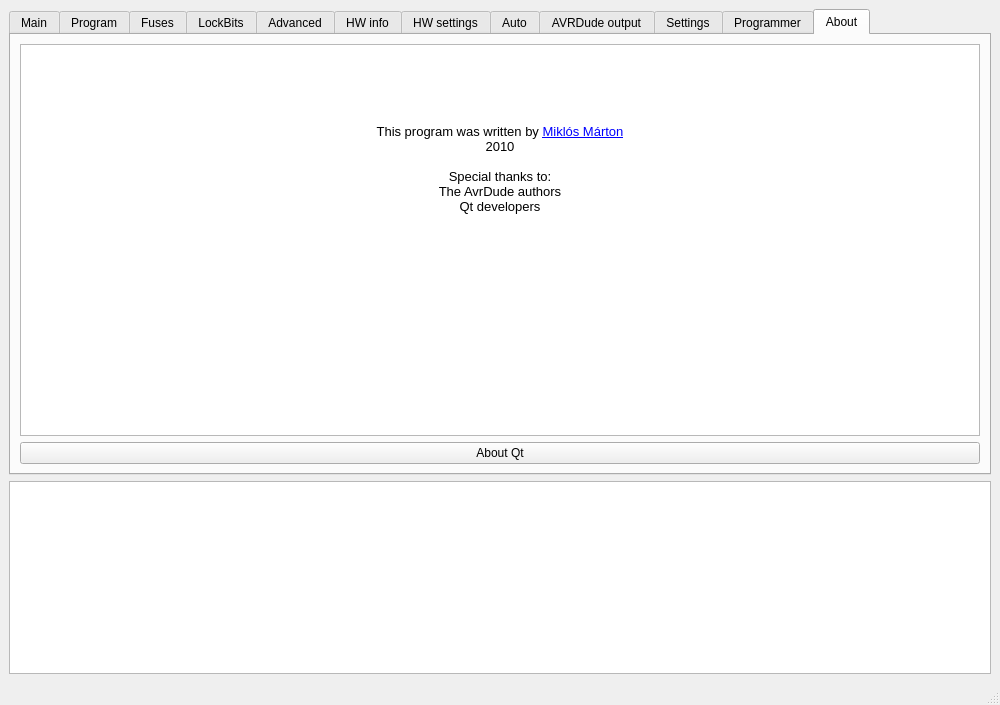
<?xml version="1.0" encoding="UTF-8"?>
<ui version="4.0">
 <class>MainWindow</class>
 <widget class="QMainWindow" name="MainWindow">
  <property name="geometry">
   <rect>
    <x>0</x>
    <y>0</y>
    <width>1000</width>
    <height>705</height>
   </rect>
  </property>
  <property name="windowTitle">
   <string>Avrdude Frontend</string>
  </property>
  <widget class="QWidget" name="centralwidget">
   <layout class="QVBoxLayout" name="verticalLayout">
    <item>
     <widget class="QTabWidget" name="tabWidgetMain">
      <property name="tabPosition">
       <enum>QTabWidget::North</enum>
      </property>
      <property name="tabShape">
       <enum>QTabWidget::Rounded</enum>
      </property>
      <property name="currentIndex">
       <number>11</number>
      </property>
      <widget class="QWidget" name="tabMain">
       <attribute name="title">
        <string>Main</string>
       </attribute>
       <layout class="QVBoxLayout" name="verticalLayout_6">
        <item>
         <widget class="QGroupBox" name="groupBox">
          <property name="title">
           <string>Device and Signature Bytes</string>
          </property>
          <layout class="QGridLayout" name="gridLayout">
           <item row="0" column="0">
            <widget class="QComboBox" name="comboBoxDevice"/>
           </item>
           <item row="0" column="1">
            <widget class="QPushButton" name="pushButton">
             <property name="text">
              <string>Erase device</string>
             </property>
             <property name="icon">
              <iconset resource="icons/icons.qrc">
               <normaloff>:/edit-delete.svg</normaloff>:/edit-delete.svg</iconset>
             </property>
            </widget>
           </item>
           <item row="1" column="0">
            <widget class="QLineEdit" name="lineEditDevSignature">
             <property name="enabled">
              <bool>false</bool>
             </property>
            </widget>
           </item>
           <item row="2" column="0">
            <widget class="QLabel" name="labelSignatureMatch">
             <property name="text">
              <string/>
             </property>
            </widget>
           </item>
           <item row="1" column="1">
            <widget class="QPushButton" name="pushButtonReadSignature">
             <property name="text">
              <string>Read Signature</string>
             </property>
            </widget>
           </item>
          </layout>
         </widget>
        </item>
        <item>
         <widget class="QGroupBox" name="groupBox_2">
          <property name="title">
           <string>Programming Mode and Target Settings</string>
          </property>
          <layout class="QGridLayout" name="gridLayout_2">
           <item row="0" column="0">
            <widget class="QComboBox" name="comboBoxIspMode"/>
           </item>
           <item row="0" column="1">
            <widget class="QPushButton" name="pushButton_3">
             <property name="text">
              <string>Settings</string>
             </property>
             <property name="icon">
              <iconset resource="icons/icons.qrc">
               <normaloff>:/gconf-editor.svg</normaloff>:/gconf-editor.svg</iconset>
             </property>
            </widget>
           </item>
           <item row="1" column="1">
            <widget class="QLabel" name="label_3">
             <property name="text">
              <string>ISP Frequency</string>
             </property>
            </widget>
           </item>
          </layout>
         </widget>
        </item>
        <item>
         <spacer name="verticalSpacer">
          <property name="orientation">
           <enum>Qt::Vertical</enum>
          </property>
          <property name="sizeHint" stdset="0">
           <size>
            <width>20</width>
            <height>40</height>
           </size>
          </property>
         </spacer>
        </item>
       </layout>
      </widget>
      <widget class="QWidget" name="tabProgram">
       <attribute name="icon">
        <iconset resource="icons/icons.qrc">
         <normaloff>:/avr.svg</normaloff>:/avr.svg</iconset>
       </attribute>
       <attribute name="title">
        <string>Program</string>
       </attribute>
       <layout class="QVBoxLayout" name="verticalLayout_2">
        <item>
         <widget class="QGroupBox" name="groupBoxDevice">
          <property name="title">
           <string>Device</string>
          </property>
          <layout class="QVBoxLayout" name="verticalLayout_3">
           <item>
            <layout class="QHBoxLayout" name="horizontalLayout">
             <item>
              <widget class="QPushButton" name="pushButtonErase">
               <property name="text">
                <string>Erase</string>
               </property>
               <property name="icon">
                <iconset resource="icons/icons.qrc">
                 <normaloff>:/edit-delete.svg</normaloff>:/edit-delete.svg</iconset>
               </property>
              </widget>
             </item>
             <item>
              <widget class="QComboBox" name="comboBoxEraseWhat"/>
             </item>
            </layout>
           </item>
           <item>
            <layout class="QHBoxLayout" name="horizontalLayout_2">
             <item>
              <widget class="QCheckBox" name="checkBoxEraseBeforeProg">
               <property name="text">
                <string>Erase device before flash programming</string>
               </property>
               <property name="checked">
                <bool>true</bool>
               </property>
              </widget>
             </item>
             <item>
              <widget class="QCheckBox" name="checkBoxVerifyAfterProg">
               <property name="text">
                <string>Verify after device programming</string>
               </property>
               <property name="checked">
                <bool>true</bool>
               </property>
              </widget>
             </item>
            </layout>
           </item>
          </layout>
         </widget>
        </item>
        <item>
         <widget class="QGroupBox" name="groupBoxFlash">
          <property name="title">
           <string>Flash</string>
          </property>
          <layout class="QVBoxLayout" name="verticalLayout_4">
           <item>
            <layout class="QHBoxLayout" name="horizontalLayoutInputHex">
             <property name="bottomMargin">
              <number>0</number>
             </property>
             <item>
              <widget class="QLabel" name="labelHexForFlash">
               <property name="text">
                <string>Input Hex file:</string>
               </property>
              </widget>
             </item>
             <item>
              <widget class="HexLineEdit" name="lineEditFlashHex"/>
             </item>
            </layout>
           </item>
           <item>
            <layout class="QHBoxLayout" name="horizontalLayoutProgButtons">
             <property name="bottomMargin">
              <number>0</number>
             </property>
             <item>
              <widget class="QPushButton" name="pushButtonProgramFlash">
               <property name="text">
                <string>Program</string>
               </property>
               <property name="icon">
                <iconset resource="icons/icons.qrc">
                 <normaloff>:/write_avr.svg</normaloff>:/write_avr.svg</iconset>
               </property>
              </widget>
             </item>
             <item>
              <widget class="QPushButton" name="pushButtonVerifyFlash">
               <property name="text">
                <string>Verify</string>
               </property>
              </widget>
             </item>
             <item>
              <widget class="QPushButton" name="pushButtonReadReadFlash">
               <property name="text">
                <string>Read</string>
               </property>
               <property name="icon">
                <iconset resource="icons/icons.qrc">
                 <normaloff>:/read_avr.svg</normaloff>:/read_avr.svg</iconset>
               </property>
              </widget>
             </item>
            </layout>
           </item>
          </layout>
         </widget>
        </item>
        <item>
         <widget class="QGroupBox" name="groupBoxEEPROM">
          <property name="title">
           <string>EEPROM</string>
          </property>
          <layout class="QVBoxLayout" name="verticalLayout_5">
           <item>
            <layout class="QHBoxLayout" name="horizontalLayout_3">
             <property name="bottomMargin">
              <number>0</number>
             </property>
             <item>
              <widget class="QLabel" name="label">
               <property name="text">
                <string>Input Hex file:</string>
               </property>
              </widget>
             </item>
             <item>
              <widget class="HexLineEdit" name="lineEditEEPROMHex"/>
             </item>
            </layout>
           </item>
           <item>
            <layout class="QHBoxLayout" name="horizontalLayoutProgButtons_2">
             <property name="bottomMargin">
              <number>0</number>
             </property>
             <item>
              <widget class="QPushButton" name="pushButtonProgramEEPROM">
               <property name="text">
                <string>Program</string>
               </property>
               <property name="icon">
                <iconset resource="icons/icons.qrc">
                 <normaloff>:/write_avr.svg</normaloff>:/write_avr.svg</iconset>
               </property>
              </widget>
             </item>
             <item>
              <widget class="QPushButton" name="pushButtonVerifyEEPROM">
               <property name="text">
                <string>Verify</string>
               </property>
              </widget>
             </item>
             <item>
              <widget class="QPushButton" name="pushButtonReadReadEEPROM">
               <property name="text">
                <string>Read</string>
               </property>
               <property name="icon">
                <iconset resource="icons/icons.qrc">
                 <normaloff>:/read_avr.svg</normaloff>:/read_avr.svg</iconset>
               </property>
              </widget>
             </item>
            </layout>
           </item>
          </layout>
         </widget>
        </item>
       </layout>
      </widget>
      <widget class="QWidget" name="tabFuses">
       <attribute name="icon">
        <iconset resource="icons/icons.qrc">
         <normaloff>:/fuse-64.png</normaloff>:/fuse-64.png</iconset>
       </attribute>
       <attribute name="title">
        <string>Fuses</string>
       </attribute>
       <layout class="QVBoxLayout" name="verticalLayout_7">
        <item>
         <widget class="QTableView" name="tableViewFuses">
          <property name="sizePolicy">
           <sizepolicy hsizetype="Expanding" vsizetype="Expanding">
            <horstretch>0</horstretch>
            <verstretch>0</verstretch>
           </sizepolicy>
          </property>
          <property name="autoFillBackground">
           <bool>true</bool>
          </property>
          <attribute name="horizontalHeaderStretchLastSection">
           <bool>true</bool>
          </attribute>
         </widget>
        </item>
        <item>
         <widget class="QTableView" name="tableViewFuseSum">
          <property name="sizePolicy">
           <sizepolicy hsizetype="Preferred" vsizetype="Preferred">
            <horstretch>0</horstretch>
            <verstretch>0</verstretch>
           </sizepolicy>
          </property>
         </widget>
        </item>
        <item>
         <layout class="QGridLayout" name="gridLayout_8">
          <property name="bottomMargin">
           <number>0</number>
          </property>
          <item row="0" column="0">
           <widget class="QCheckBox" name="checkBox">
            <property name="text">
             <string>Auto read</string>
            </property>
           </widget>
          </item>
          <item row="0" column="1">
           <widget class="QPushButton" name="pushButtonProgramFuses">
            <property name="text">
             <string>Program</string>
            </property>
            <property name="icon">
             <iconset resource="icons/icons.qrc">
              <normaloff>:/write_avr.svg</normaloff>:/write_avr.svg</iconset>
            </property>
           </widget>
          </item>
          <item row="0" column="2">
           <widget class="QPushButton" name="pushButtonVerifyFuses">
            <property name="text">
             <string>Verify</string>
            </property>
           </widget>
          </item>
          <item row="0" column="3">
           <widget class="QPushButton" name="pushButtonReadFuses">
            <property name="text">
             <string>Read</string>
            </property>
            <property name="icon">
             <iconset resource="icons/icons.qrc">
              <normaloff>:/read_avr.svg</normaloff>:/read_avr.svg</iconset>
            </property>
           </widget>
          </item>
         </layout>
        </item>
       </layout>
      </widget>
      <widget class="QWidget" name="tabLockBits">
       <attribute name="icon">
        <iconset resource="icons/icons.qrc">
         <normaloff>:/locked.svg</normaloff>:/locked.svg</iconset>
       </attribute>
       <attribute name="title">
        <string>LockBits</string>
       </attribute>
       <layout class="QVBoxLayout" name="verticalLayout_8">
        <item>
         <widget class="QTableView" name="tableViewLockBits"/>
        </item>
        <item>
         <widget class="QTableWidget" name="tableWidgetLockBitsSum"/>
        </item>
       </layout>
      </widget>
      <widget class="QWidget" name="tabAdvanced">
       <attribute name="icon">
        <iconset resource="icons/icons.qrc">
         <normaloff>:/preferences-system.svg</normaloff>:/preferences-system.svg</iconset>
       </attribute>
       <attribute name="title">
        <string>Advanced</string>
       </attribute>
       <layout class="QVBoxLayout" name="verticalLayout_9">
        <item>
         <widget class="QGroupBox" name="groupBox_3">
          <property name="title">
           <string>Oscillator Calibration Byte</string>
          </property>
          <layout class="QGridLayout" name="gridLayout_3">
           <item row="0" column="0">
            <widget class="QLabel" name="label_4">
             <property name="text">
              <string>Calibrate for freqency</string>
             </property>
            </widget>
           </item>
           <item row="1" column="0">
            <widget class="QComboBox" name="comboBox"/>
           </item>
          </layout>
         </widget>
        </item>
       </layout>
      </widget>
      <widget class="QWidget" name="tabHWInfo">
       <attribute name="icon">
        <iconset resource="icons/icons.qrc">
         <normaloff>:/gtk-info.svg</normaloff>:/gtk-info.svg</iconset>
       </attribute>
       <attribute name="title">
        <string>HW info</string>
       </attribute>
      </widget>
      <widget class="QWidget" name="tabHWSettings">
       <attribute name="icon">
        <iconset resource="icons/icons.qrc">
         <normaloff>:/gconf-editor.svg</normaloff>:/gconf-editor.svg</iconset>
       </attribute>
       <attribute name="title">
        <string>HW settings</string>
       </attribute>
       <layout class="QVBoxLayout" name="verticalLayout_10">
        <item>
         <widget class="QGroupBox" name="groupBox_4">
          <property name="title">
           <string>Voltages</string>
          </property>
          <layout class="QVBoxLayout" name="verticalLayout_11"/>
         </widget>
        </item>
       </layout>
      </widget>
      <widget class="QWidget" name="tabAuto">
       <attribute name="title">
        <string>Auto</string>
       </attribute>
      </widget>
      <widget class="QWidget" name="tabAVRDudeOutput">
       <attribute name="icon">
        <iconset resource="icons/icons.qrc">
         <normaloff>:/utilities-terminal.svg</normaloff>:/utilities-terminal.svg</iconset>
       </attribute>
       <attribute name="title">
        <string>AVRDude output</string>
       </attribute>
       <layout class="QGridLayout" name="gridLayout_4">
        <item row="0" column="0" colspan="2">
         <widget class="QTextEdit" name="textEditAvrDudeOutPut">
          <property name="overwriteMode">
           <bool>true</bool>
          </property>
          <property name="textInteractionFlags">
           <set>Qt::TextSelectableByKeyboard|Qt::TextSelectableByMouse</set>
          </property>
         </widget>
        </item>
        <item row="1" column="1">
         <widget class="QCheckBox" name="checkBoxShowAvrDudeOutput">
          <property name="text">
           <string>Show AvrDude output</string>
          </property>
         </widget>
        </item>
        <item row="1" column="0">
         <widget class="QPushButton" name="pushButtonClearAvrDudeOutput">
          <property name="text">
           <string>Clear</string>
          </property>
          <property name="icon">
           <iconset resource="icons/icons.qrc">
            <normaloff>:/edit-clear.svg</normaloff>:/edit-clear.svg</iconset>
          </property>
          <property name="iconSize">
           <size>
            <width>14</width>
            <height>14</height>
           </size>
          </property>
         </widget>
        </item>
       </layout>
      </widget>
      <widget class="QWidget" name="tabSettings">
       <attribute name="title">
        <string>Settings</string>
       </attribute>
       <layout class="QGridLayout" name="gridLayout_5">
        <item row="2" column="0" colspan="2">
         <widget class="QGroupBox" name="groupBox_6">
          <property name="title">
           <string>Paths</string>
          </property>
          <layout class="QGridLayout" name="gridLayout_9">
           <item row="0" column="0">
            <widget class="QLabel" name="partDescriptionXMLsLabel">
             <property name="text">
              <string>Part description XMLs:</string>
             </property>
            </widget>
           </item>
           <item row="0" column="1">
            <widget class="QLineEdit" name="lineEditXmlsPath"/>
           </item>
           <item row="1" column="0">
            <widget class="QLabel" name="avrdudeLabel">
             <property name="text">
              <string>Avrdude binary:</string>
             </property>
            </widget>
           </item>
           <item row="1" column="1">
            <widget class="QLineEdit" name="lineEditAvrDudePath"/>
           </item>
           <item row="0" column="2">
            <widget class="QPushButton" name="pushButtonBrowseXmls">
             <property name="text">
              <string>Browse</string>
             </property>
            </widget>
           </item>
           <item row="1" column="2">
            <widget class="QPushButton" name="pushButtonAvrDude">
             <property name="text">
              <string>Browse</string>
             </property>
            </widget>
           </item>
          </layout>
         </widget>
        </item>
        <item row="3" column="0" colspan="2">
         <widget class="QGroupBox" name="groupBox_7">
          <property name="title">
           <string>GUI settings</string>
          </property>
          <layout class="QGridLayout" name="gridLayout_10">
           <item row="0" column="0" colspan="2">
            <widget class="QCheckBox" name="checkBoxLastTabRemember">
             <property name="text">
              <string>Remember to the last used tab</string>
             </property>
            </widget>
           </item>
           <item row="1" column="1">
            <widget class="QComboBox" name="comboBoxDefaultTab"/>
           </item>
           <item row="1" column="0">
            <widget class="QLabel" name="labelDefaultTab">
             <property name="text">
              <string>Default tab:</string>
             </property>
            </widget>
           </item>
           <item row="1" column="2">
            <spacer name="horizontalSpacer">
             <property name="orientation">
              <enum>Qt::Horizontal</enum>
             </property>
             <property name="sizeHint" stdset="0">
              <size>
               <width>40</width>
               <height>20</height>
              </size>
             </property>
            </spacer>
           </item>
          </layout>
         </widget>
        </item>
        <item row="4" column="0">
         <spacer name="verticalSpacer_2">
          <property name="orientation">
           <enum>Qt::Vertical</enum>
          </property>
          <property name="sizeHint" stdset="0">
           <size>
            <width>20</width>
            <height>40</height>
           </size>
          </property>
         </spacer>
        </item>
       </layout>
      </widget>
      <widget class="QWidget" name="tabSelectProgrammer">
       <attribute name="icon">
        <iconset resource="icons/icons.qrc">
         <normaloff>:/Usb-svg.svg</normaloff>:/Usb-svg.svg</iconset>
       </attribute>
       <attribute name="title">
        <string>Programmer</string>
       </attribute>
       <layout class="QGridLayout" name="gridLayout_6">
        <item row="0" column="0">
         <widget class="QGroupBox" name="groupBox_5">
          <property name="title">
           <string>Programmer</string>
          </property>
          <layout class="QGridLayout" name="gridLayout_7">
           <item row="5" column="0" colspan="3">
            <widget class="QCheckBox" name="checkBoxOverrideProgrammersOptions">
             <property name="text">
              <string>Override programmer type with the following arguments:</string>
             </property>
            </widget>
           </item>
           <item row="7" column="1">
            <spacer name="verticalSpacer_3">
             <property name="orientation">
              <enum>Qt::Vertical</enum>
             </property>
             <property name="sizeHint" stdset="0">
              <size>
               <width>20</width>
               <height>40</height>
              </size>
             </property>
            </spacer>
           </item>
           <item row="3" column="1" colspan="2">
            <widget class="QLineEdit" name="lineEditProgrammerPort"/>
           </item>
           <item row="3" column="0">
            <widget class="QLabel" name="label_6">
             <property name="text">
              <string>Port</string>
             </property>
            </widget>
           </item>
           <item row="6" column="0" colspan="3">
            <widget class="QLineEdit" name="lineEditProgOptions"/>
           </item>
           <item row="1" column="1" colspan="2">
            <widget class="QComboBox" name="comboBoxProgrammer"/>
           </item>
           <item row="1" column="0">
            <widget class="QLabel" name="label_5">
             <property name="text">
              <string>Programmer type:</string>
             </property>
            </widget>
           </item>
           <item row="4" column="0">
            <widget class="QLabel" name="labelCurretnArguments">
             <property name="text">
              <string>Current arguments:</string>
             </property>
            </widget>
           </item>
           <item row="4" column="1">
            <widget class="QLabel" name="labelCurrentArgumentsValue">
             <property name="text">
              <string/>
             </property>
            </widget>
           </item>
          </layout>
         </widget>
        </item>
       </layout>
      </widget>
      <widget class="QWidget" name="tabAbout">
       <attribute name="icon">
        <iconset resource="icons/icons.qrc">
         <normaloff>:/help-about.svg</normaloff>:/help-about.svg</iconset>
       </attribute>
       <attribute name="title">
        <string>About</string>
       </attribute>
       <layout class="QVBoxLayout" name="verticalLayout_12">
        <item>
         <widget class="QTextBrowser" name="textBrowserAbout">
          <property name="html">
           <string>&lt;!DOCTYPE HTML PUBLIC &quot;-//W3C//DTD HTML 4.0//EN&quot; &quot;http://www.w3.org/TR/REC-html40/strict.dtd&quot;&gt;
&lt;html&gt;&lt;head&gt;&lt;meta name=&quot;qrichtext&quot; content=&quot;1&quot; /&gt;&lt;style type=&quot;text/css&quot;&gt;
p, li { white-space: pre-wrap; }
&lt;/style&gt;&lt;/head&gt;&lt;body style=&quot; font-family:'Sans'; font-size:10pt; font-weight:400; font-style:normal;&quot;&gt;
&lt;table border=&quot;0&quot; style=&quot;-qt-table-type: root; margin-top:4px; margin-bottom:4px; margin-left:4px; margin-right:4px;&quot;&gt;
&lt;tr&gt;
&lt;td style=&quot;border: none;&quot;&gt;
&lt;p style=&quot;-qt-paragraph-type:empty; margin-top:0px; margin-bottom:0px; margin-left:0px; margin-right:0px; -qt-block-indent:0; text-indent:0px;&quot;&gt;&lt;/p&gt;
&lt;p style=&quot;-qt-paragraph-type:empty; margin-top:0px; margin-bottom:0px; margin-left:0px; margin-right:0px; -qt-block-indent:0; text-indent:0px;&quot;&gt;&lt;/p&gt;
&lt;p style=&quot;-qt-paragraph-type:empty; margin-top:0px; margin-bottom:0px; margin-left:0px; margin-right:0px; -qt-block-indent:0; text-indent:0px;&quot;&gt;&lt;/p&gt;
&lt;p style=&quot;-qt-paragraph-type:empty; margin-top:0px; margin-bottom:0px; margin-left:0px; margin-right:0px; -qt-block-indent:0; text-indent:0px;&quot;&gt;&lt;/p&gt;
&lt;p align=&quot;center&quot; style=&quot; margin-top:0px; margin-bottom:0px; margin-left:0px; margin-right:0px; -qt-block-indent:0; text-indent:0px;&quot;&gt;This program was written by &lt;a href=&quot;mailto:martonmiklosqdev@gmail.com&quot;&gt;&lt;span style=&quot; text-decoration: underline; color:#0000ff;&quot;&gt;Miklós Márton&lt;/span&gt;&lt;/a&gt;&lt;/p&gt;
&lt;p align=&quot;center&quot; style=&quot; margin-top:0px; margin-bottom:0px; margin-left:0px; margin-right:0px; -qt-block-indent:0; text-indent:0px;&quot;&gt;2010&lt;/p&gt;
&lt;p align=&quot;center&quot; style=&quot;-qt-paragraph-type:empty; margin-top:0px; margin-bottom:0px; margin-left:0px; margin-right:0px; -qt-block-indent:0; text-indent:0px;&quot;&gt;&lt;/p&gt;
&lt;p align=&quot;center&quot; style=&quot; margin-top:0px; margin-bottom:0px; margin-left:0px; margin-right:0px; -qt-block-indent:0; text-indent:0px;&quot;&gt;Special thanks to:&lt;/p&gt;
&lt;p align=&quot;center&quot; style=&quot; margin-top:0px; margin-bottom:0px; margin-left:0px; margin-right:0px; -qt-block-indent:0; text-indent:0px;&quot;&gt;The AvrDude authors&lt;/p&gt;
&lt;p align=&quot;center&quot; style=&quot; margin-top:0px; margin-bottom:0px; margin-left:0px; margin-right:0px; -qt-block-indent:0; text-indent:0px;&quot;&gt;Qt developers&lt;/p&gt;&lt;/td&gt;&lt;/tr&gt;&lt;/table&gt;&lt;/body&gt;&lt;/html&gt;</string>
          </property>
          <property name="openExternalLinks">
           <bool>true</bool>
          </property>
         </widget>
        </item>
        <item>
         <widget class="QPushButton" name="pushButton_2">
          <property name="text">
           <string>About Qt</string>
          </property>
          <property name="icon">
           <iconset resource="icons/icons.qrc">
            <normaloff>:/Qt-logo.svg_.png</normaloff>:/Qt-logo.svg_.png</iconset>
          </property>
         </widget>
        </item>
       </layout>
      </widget>
     </widget>
    </item>
    <item>
     <widget class="QTextBrowser" name="textEditMessages">
      <property name="openExternalLinks">
       <bool>false</bool>
      </property>
      <property name="openLinks">
       <bool>false</bool>
      </property>
     </widget>
    </item>
   </layout>
  </widget>
  <widget class="QStatusBar" name="statusbar"/>
 </widget>
 <customwidgets>
  <customwidget>
   <class>HexLineEdit</class>
   <extends>QLineEdit</extends>
   <header>hexlineedit.h</header>
  </customwidget>
 </customwidgets>
 <resources>
  <include location="icons/icons.qrc"/>
 </resources>
 <connections/>
</ui>
